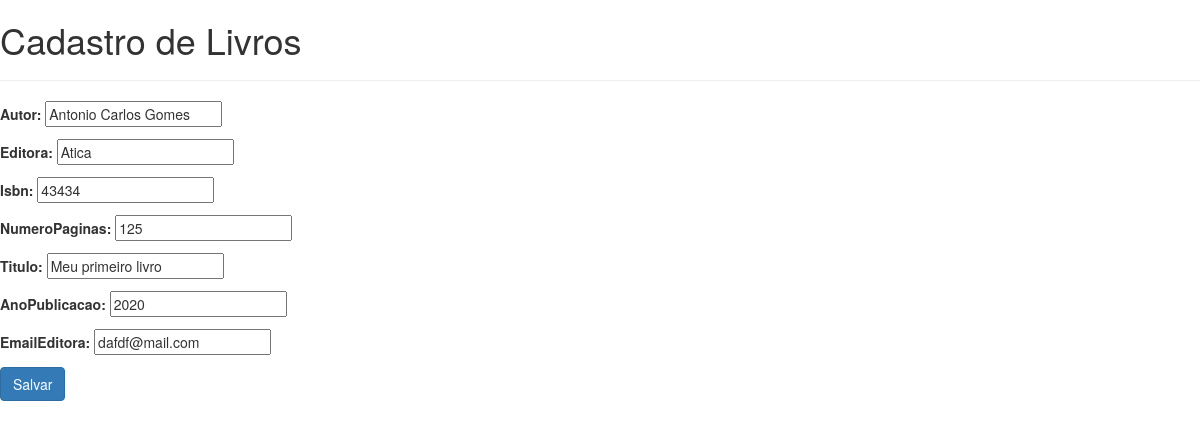
/livro_edit/3, run on the app's committed database.
### livraria/models.py (models this page shows)
class Livro(models.Model):
    autor = models.CharField(max_length=50)
    editora = models.CharField(max_length=50)
    isbn = models.IntegerField()
    numeroPaginas = models.IntegerField()
    titulo = models.CharField(max_length=50)
    anoPublicacao = models.IntegerField()
    emailEditora = models.EmailField()

### livraria/views.py (the view)
# urls.py: path('livro_edit/<int:pk>', livro_edit, name='livro_edit'),
def livro_edit(request, pk, template_name='livro_form.html'):
    livro = get_object_or_404(Livro, pk=pk)
    if request.method == "POST":
        form = LivroForm(request.POST, instance=livro)
        if form.is_valid():
            form.save()
            return redirect('livro_index')
    else:
        form = LivroForm(instance=livro)
    return render(request, template_name, {'form': form})

### livraria/views.py
class LivroForm(ModelForm):
    class Meta:
        model = Livro
        fields = ['autor', 'editora', 'isbn', 'numeroPaginas', 'titulo', 'anoPublicacao', 'emailEditora']

### livraria/templates/livro_form.html (shortened to what this page needs)
{% extends 'base.html' %}
{% block tituloPagina %}
    Cadastro de Livros
{% endblock tituloPagina %}
{% block content %}
    <form method="post">
        {{ form.as_p }}
        <button type="submit" class="btn btn-primary">Salvar</button>
    </form>
{% endblock content %}

### data on the page
Livro: autor "Antonio Carlos Gomes", editora "Atica", isbn "43434", numeroPaginas "125", titulo "Meu primeiro livro", anoPublicacao "2020", emailEditora "dafdf@mail.com"
